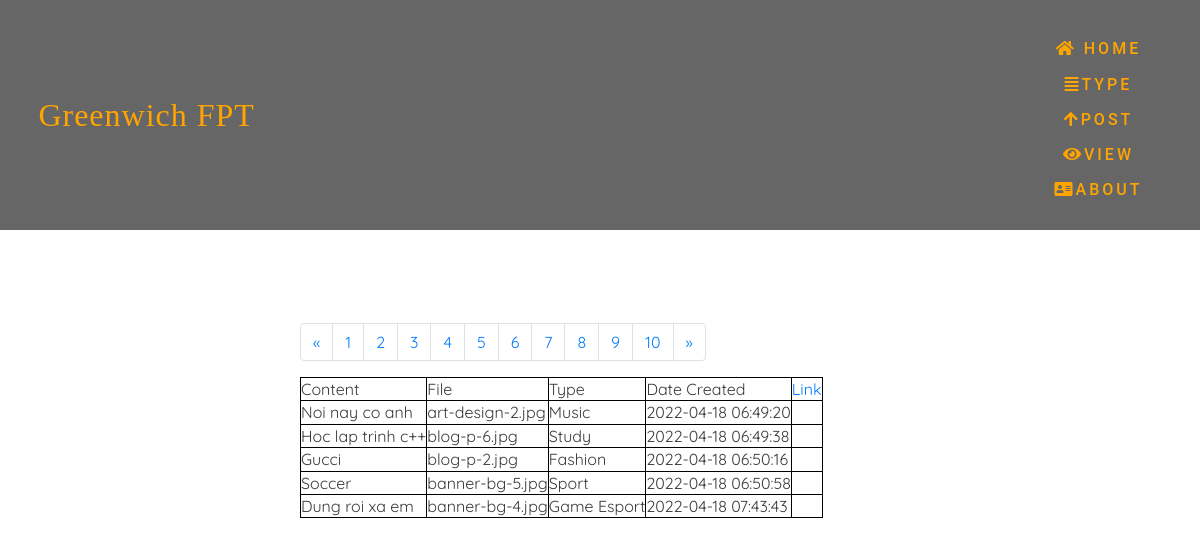
Screenshot of /Nam/View.php with the database file from the repository.
### tables this page shows
CREATE TABLE `post` (
  `id` int(11) NOT NULL AUTO_INCREMENT,
  `description` varchar(255) NOT NULL,
  `file` text NOT NULL,
  `type` varchar(50) NOT NULL,
  `Date` timestamp NOT NULL DEFAULT current_timestamp() ON UPDATE current_timestamp(),
  `Link` varchar(255) NOT NULL,
  PRIMARY KEY (`id`)
);

### Nam/View.php (the view, shortened to what this page needs)
<!DOCTYPE html>
<html lang="en">
<head>
<link rel="stylesheet" href="https://cdn.jsdelivr.net/npm/bootstrap@4.6.1/dist/css/bootstrap.min.css">
    <link rel="stylesheet" href="https://cdnjs.cloudflare.com/ajax/libs/font-awesome/5.15.1/css/all.min.css"
 />
    <link rel="stylesheet" href="test.css">
</head>
<body>
<nav class = "navbar">
        <div class = "container">
          <a href = "Home.php" class = "navbar-brand">Greenwich FPT</a>
          <div class = "navbar-nav">
            <a href = "Home.php"> <i class="fa fa-home"></i> home</a>
            <div class="dropdown">
              <a class="dropbtn"><i class="fa fa-align-justify"></i>Type</a>
            </div>
            <a href = "Post.php"><i class="fa fa-arrow-up"></i>post</a>
            <a href = "View.php"><i class="fa fa-eye"></i>view</a>
            <a href = "about.php"><i class="fa fa-address-card"></i>about</a>
          </div>
        </div>
  </nav>
    <div class="container1 my-5">
        <table>
            <tr>
                <td>Content</td>
                <br><br>
				        <td>File</td>
				        <td>Type</td>
                <td>Date Created</td>
                <td><a href="blogcomment.php">Link</td>
</tr>
<?php
$conn= new mysqli('localhost','root','','user');
if(isset($_GET['pages'])){
$pages =$_GET['pages'];
}else{
	$pages =1;
}
$row=5;
$form=($pages-1) * $row;
$sql="SELECT * FROM post LIMIT $form,$row";
$result=$conn->query($sql);
while($row=$result->fetch_assoc()){
	echo
	"<tr>
                <td>".$row['description']."</td>
				        <td>".$row['file']."</td>
				        <td>".$row['type']."</td>
                <td>".$row['Date']."</td>
                <td>".$row['Link']."</td>
</tr>";
}
?>
<nav aria-label="Page navigation example">
  <ul class="pagination">
    <li class="page-item">
      <a class="page-link" href="#" aria-label="Previous">
        <span aria-hidden="true">&laquo;</span>
      </a>
    </li>
    <li class="page-item"><a class="page-link" href="View.php">1</a></li>
    <li class="page-item"><a class="page-link" href="Viewpage2.php">2</a></li>
    <li class="page-item"><a class="page-link" href="Viewpage3.php">3</a></li>
    <li class="page-item"><a class="page-link" href="Viewpage4.php">4</a></li>
    <li class="page-item"><a class="page-link" href="Viewpage5.php">5</a></li>
    <li class="page-item"><a class="page-link" href="Viewpage6.php">6</a></li>
    <li class="page-item"><a class="page-link" href="Viewpage7.php#">7</a></li>
    <li class="page-item"><a class="page-link" href="Viewpage8.php">8</a></li>
    <li class="page-item"><a class="page-link" href="Viewpage9.php">9</a></li>
    <li class="page-item"><a class="page-link" href="Viewpage10.php">10</a></li>
    <li class="page-item">
      <a class="page-link" href="#" aria-label="Next">
        <span aria-hidden="true">&raquo;</span>
      </a>
    </li>
  </ul>
</nav>
</div>
</body>
</html>

### Nam/test.css (style rules this page uses)
:root { --Playfair: 'Playfair Display', serif; --Quicksand: 'Quicksand', sans-serif; --Roboto: 'Roboto', sans-serif; --dark: #3c393d; --exDark: orange; }
* { padding: 0; margin: 0; font-family: var(--Quicksand); }
body { line-height: 1.4; color: var(--dark); }
.container { max-width: 1320px; margin: 0 auto; padding: 0 1.2rem; }
.navbar { background: rgba(0, 0, 0, 0.6); padding: 1.2rem; }
.navbar-brand { color: orange; font-size: 2rem; display: block; text-align: center; text-decoration: none; font-family: var(--Playfair); letter-spacing: 1px; }
.navbar-nav { padding: 0.8rem 0 0.2rem 0; text-align: center; }
.navbar-nav a { text-transform: uppercase; font-family: var(--Roboto); letter-spacing: 1px; font-weight: 500; color: orange; text-decoration: none; display: inline-block; padding: 0.4rem 0.1rem; letter-spacing: 3px; transition: opacity 0.5s ease; }
.dropbtn { padding: 16px; font-size: 16px; border: none; }
.dropdown { position: relative; display: inline-block; }
@media screen and (min-width: 540px) { .navbar-nav a { padding-right: 1.2rem; padding-left: 1.2rem; } }
@media screen and (min-width: 768px) { .navbar .container { display: flex; align-items: center; justify-content: space-between; } }

### Nam/View.php (style rules this page uses)
tr,td { border: 1px solid black; }
.container1 { max-width: 600px; margin: 0 auto; }

### rows the page displays
post: description "Noi nay co anh", file "art-design-2.jpg", type "Music", Date "2022-04-18 06:49:20"
post: description "Hoc lap trinh c++", file "blog-p-6.jpg", type "Study", Date "2022-04-18 06:49:38"
post: description "Gucci", file "blog-p-2.jpg", type "Fashion", Date "2022-04-18 06:50:16"
post: description "Soccer", file "banner-bg-5.jpg", type "Sport", Date "2022-04-18 06:50:58"
post: description "Dung roi xa em", file "banner-bg-4.jpg", type "Game Esport", Date "2022-04-18 07:43:43"
